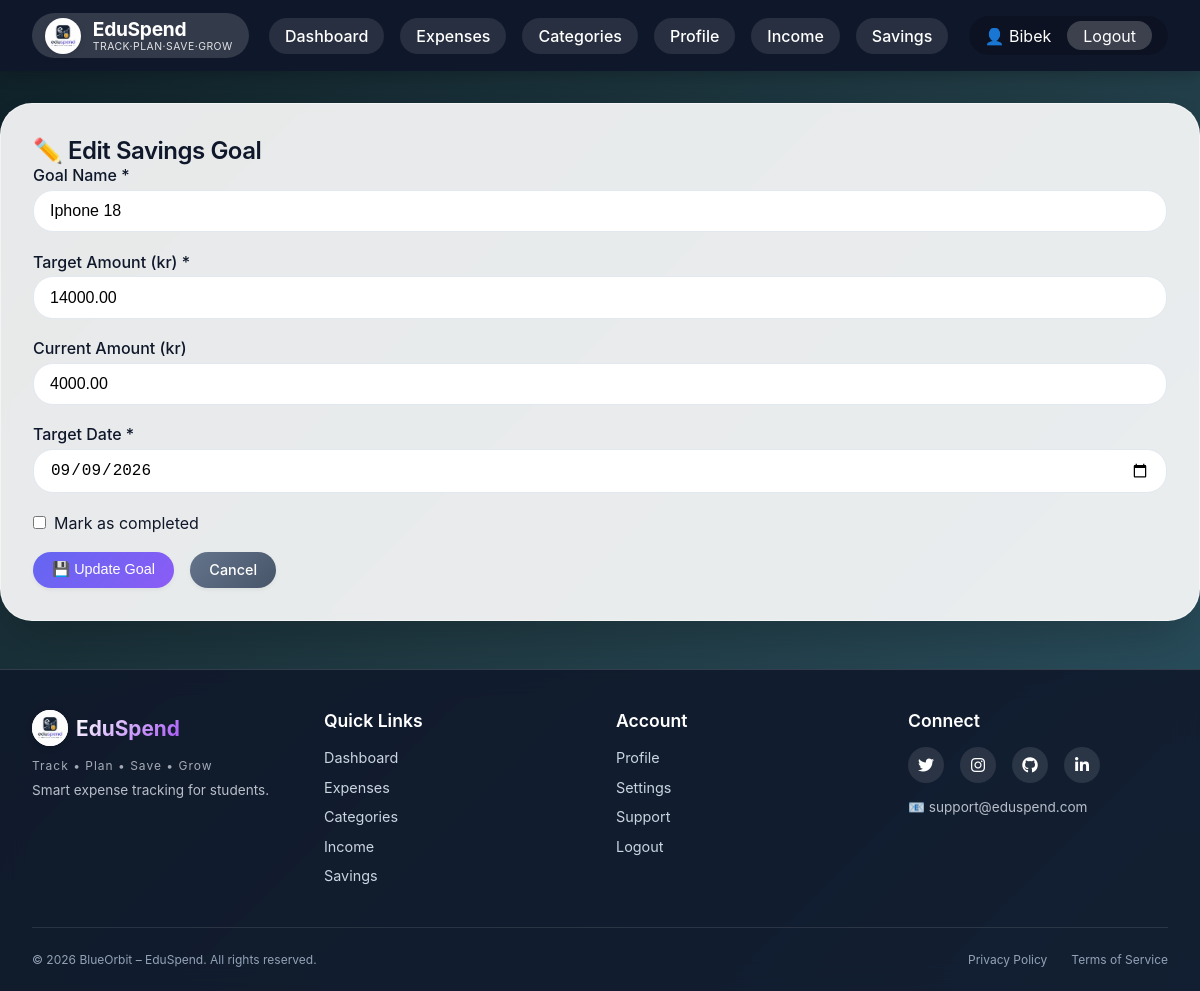
The app's page /modules/savings/edit.php?id=1 (signed in) with its own data.
### tables this page shows
CREATE TABLE `tblsavingsgoal` (
  `GoalID` int(11) NOT NULL,
  `GoalName` varchar(100) NOT NULL,
  `TargetAmount` decimal(10,2) NOT NULL,
  `CurrentAmount` decimal(10,2) DEFAULT 0.00,
  `TargetDate` date NOT NULL,
  `IsCompleted` tinyint(1) DEFAULT 0,
  `StudentID` int(11) NOT NULL
);

### includes/SavingsGoal.php (called while the page is built, shortened)
<?php
require_once __DIR__ . '/config.php';
class SavingsGoal {
    public function __construct($data = null) {
        if ($data) {
            $this->goalName = $data['GoalName'] ?? null;
            $this->targetAmount = $data['TargetAmount'] ?? null;
            $this->currentAmount = $data['CurrentAmount'] ?? 0;
            $this->targetDate = $data['TargetDate'] ?? null;
            $this->isCompleted = $data['IsCompleted'] ?? 0;
        }
    }
    public static function find($id) {
        global $pdo;
        $stmt = $pdo->prepare("SELECT * FROM tblSavingsGoal WHERE GoalID = ?");
        $stmt->execute([$id]);
        $data = $stmt->fetch(PDO::FETCH_ASSOC);
        return $data ? new SavingsGoal($data) : null;
    }
}
?>

### modules/savings/edit.php (the view, shortened to what this page needs)
<?php
require_once '../../includes/header.php';
require_once '../../includes/SavingsGoal.php';
$id = isset($_GET['id']) ? (int)$_GET['id'] : 0;
$goal = SavingsGoal::find($id);
?>
<h2>✏️ Edit Savings Goal</h2>
<form method="post" class="modern-form">
    <div class="form-group">
        <label>Goal Name *</label>
        <input type="text" name="goal_name" value="<?= htmlspecialchars($goal->goalName) ?>" required>
    </div>
    <div class="form-group">
        <label>Target Amount (kr) *</label>
        <input type="number" step="0.01" name="target_amount" value="<?= $goal->targetAmount ?>" required>
    </div>
    <div class="form-group">
        <label>Current Amount (kr)</label>
        <input type="number" step="0.01" name="current_amount" value="<?= $goal->currentAmount ?>">
    </div>
    <div class="form-group">
        <label>Target Date *</label>
        <input type="date" name="target_date" value="<?= $goal->targetDate ?>" required>
    </div>
    <div class="form-group checkbox-group">
        <label class="checkbox-inline">
            <input type="checkbox" name="is_completed" <?= $goal->isCompleted ? 'checked' : '' ?>>
            <span>Mark as completed</span>
        </label>
    </div>
    <div class="form-actions">
        <button type="submit" class="btn">💾 Update Goal</button>
        <a href="list.php" class="btn btn-secondary">Cancel</a>
    </div>
</form>
<?php require_once '../../includes/footer.php'; ?>

### assets/css/style.css (style rules this page uses)
:root { --primary: #6366f1; --primary-dark: #4f46e5; --secondary: #10b981; --danger: #f43f5e; --warning: #f59e0b; --dark: #0f172a; --light: #f8fafc; --gray: #64748b; --glass: rgba(255, 255, 255, 0.2); --glass-border: rgba(255, 255, 255, 0.3); }
* { margin: 0; padding: 0; box-sizing: border-box; }
body { background: linear-gradient(135deg, #0f2027, #203a43, #2c5364); background-attachment: fixed; font-family: 'Inter', system-ui, -apple-system, 'Segoe UI', Roboto, Helvetica, Arial, sans-serif; min-height: 100vh; color: var(--dark); }
h1, h2, h3 { color: var(--dark); font-weight: 600; letter-spacing: -0.02em; }
.form-group { margin-bottom: 1.2rem; }
label { display: block; font-weight: 500; margin-bottom: 0.3rem; color: var(--dark); }
input, select, textarea { width: 100%; padding: 0.7rem 1rem; border: 1px solid #e2e8f0; border-radius: 20px; font-size: 1rem; transition: all 0.2s; background: white; }
.checkbox-group { margin-bottom: 1.2rem; }
.checkbox-inline { display: flex; align-items: center; gap: 0.5rem; cursor: pointer; font-weight: normal; }
.checkbox-inline input { width: auto; margin: 0; }
.checkbox-inline span { color: var(--dark); }
.btn { display: inline-block; background: linear-gradient(135deg, #6366f1, #8b5cf6); color: white; padding: 0.6rem 1.2rem; border: none; border-radius: 40px; cursor: pointer; text-decoration: none; font-size: 0.9rem; font-weight: 500; transition: all 0.2s; box-shadow: 0 2px 4px rgba(0,0,0,0.05); }
.btn-secondary { background: linear-gradient(135deg, #64748b, #475569); }
.form-actions { display: flex; gap: 1rem; margin-top: 1rem; }

### records on screen
tblsavingsgoal: goal_name "Iphone 18", target_amount "14000.00", current_amount "4000.00", target_date "09/09/2026"

### other values on screen
$_SESSION['user_name'] "Bibek"
